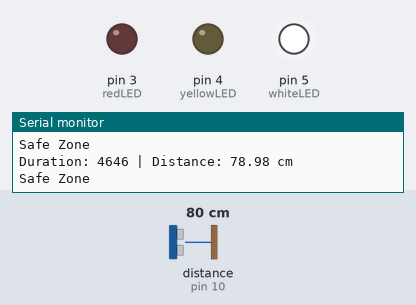
A sketch run on a simulated Arduino Uno, built with avr-gcc and run on an emulated ATmega328P. Parts: output pins drawn as LEDs (lit = HIGH), the last lines printed to the serial monitor. Wiring (inferred from the names in the program): ultrasonic range finder: trigger pin 9; echo pin 10. The test bench sets the inputs (shaded band); at power-on: distance to the obstacle (sensor on pin 10) 80 cm. The echo pulse lasts 58.3 µs per cm; pins used as bus, display or sensor lines are not drawn.

Above: at 1.2 s.
1.3 s: distance to the obstacle (sensor on pin 10) set to 17 cm
4.3 s: distance to the obstacle (sensor on pin 10) set to 14 cm
At 5.4 s:
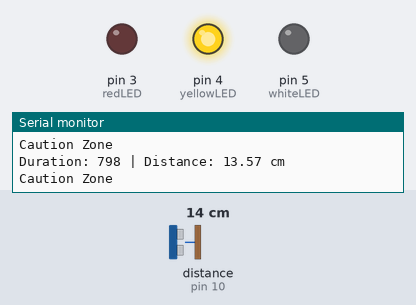
5.9 s: distance to the obstacle (sensor on pin 10) set to 10 cm
7.4 s: distance to the obstacle (sensor on pin 10) set to 7 cm
At 8.7 s:
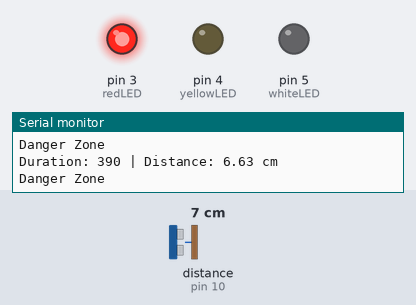
9.0 s: distance to the obstacle (sensor on pin 10) set to 250 cm
At 9.9 s:
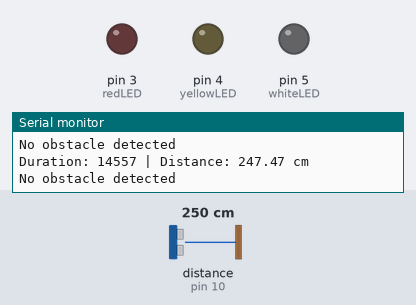
10.6 s: distance to the obstacle (sensor on pin 10) set to 205 cm
12.1 s: distance to the obstacle (sensor on pin 10) set to 200 cm
At 13.6 s:
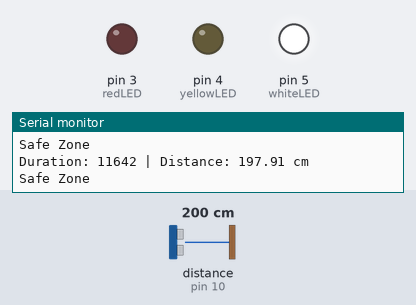
Timing chart, 0 to 14.6 s (numbered marks = the images above; inputs shaded):
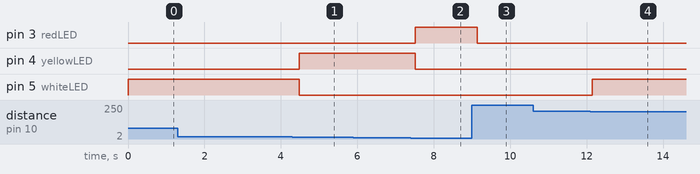

Measured:
- the behaviour switches between 16 and 15 cm on distance to the obstacle (sensor on pin 10) (found by bisection; images 0 and 1)
- the behaviour switches between 9 and 8 cm on distance to the obstacle (sensor on pin 10) (found by bisection; images 1 and 2)
- the behaviour switches between 203 and 202 cm on distance to the obstacle (sensor on pin 10) (found by bisection; images 3 and 4)
- after the input at 4.3 s, pin 4 (yellowLED): LOW → HIGH after 0.18 s; pin 5 (whiteLED): HIGH → LOW after 0.18 s
- after the input at 7.4 s, pin 3 (redLED): LOW → HIGH after 0.11 s; pin 4 (yellowLED): HIGH → LOW after 0.11 s
- after the input at 9.0 s, pin 3 (redLED): HIGH → LOW after 0.14 s
- after the input at 12.1 s, pin 5 (whiteLED): LOW → HIGH after 0.05 s

The sketch:

ultrasonic-traffic-system.ino
```cpp
// Ultrasonic Obstacle Indicator System
// HC-SR04 + 3 LEDs

// -----------------------------
// Pin Definitions
// -----------------------------
const int trigPin = 9;
const int echoPin = 10;

const int redLED = 3;
const int yellowLED = 4;
const int whiteLED = 5;

// -----------------------------
// Variables
// -----------------------------
long duration;
float distance;

// -----------------------------
// Setup
// -----------------------------
void setup() {

  // Serial Monitor
  Serial.begin(9600);

  // Ultrasonic Sensor
  pinMode(trigPin, OUTPUT);
  pinMode(echoPin, INPUT);

  // LEDs
  pinMode(redLED, OUTPUT);
  pinMode(yellowLED, OUTPUT);
  pinMode(whiteLED, OUTPUT);
}

// -----------------------------
// Main Loop
// -----------------------------
void loop() {

  // Clear trigger pin
  digitalWrite(trigPin, LOW);
  delayMicroseconds(2);

  // Send ultrasonic pulse
  digitalWrite(trigPin, HIGH);
  delayMicroseconds(10);
  digitalWrite(trigPin, LOW);

  // Read echo time
  duration = pulseIn(echoPin, HIGH);

  // Convert to distance
  distance = duration * 0.034 / 2;

  // Print readings
  Serial.print("Duration: ");
  Serial.print(duration);

  Serial.print(" | Distance: ");
  Serial.print(distance);

  Serial.println(" cm");

  // -----------------------------
  // LED Logic
  // -----------------------------

  // No obstacle detected
  if (duration == 0 || distance > 200) {

    digitalWrite(redLED, LOW);
    digitalWrite(yellowLED, LOW);
    digitalWrite(whiteLED, LOW);

    Serial.println("No obstacle detected");
  }

  // Very close object
  else if (distance < 8) {

    digitalWrite(redLED, HIGH);
    digitalWrite(yellowLED, LOW);
    digitalWrite(whiteLED, LOW);

    Serial.println("Danger Zone");
  }

  // Medium distance
  else if (distance >= 8 && distance < 15) {

    digitalWrite(redLED, LOW);
    digitalWrite(yellowLED, HIGH);
    digitalWrite(whiteLED, LOW);

    Serial.println("Caution Zone");
  }

  // Safe distance
  else {

    digitalWrite(redLED, LOW);
    digitalWrite(yellowLED, LOW);
    digitalWrite(whiteLED, HIGH);

    Serial.println("Safe Zone");
  }

  delay(200);
}
```
